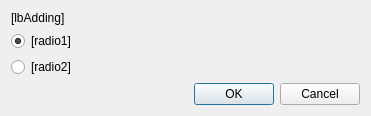
<?xml version="1.0" encoding="UTF-8"?>
<ui version="4.0">
 <class>FmDisambigPair</class>
 <widget class="QDialog" name="FmDisambigPair">
  <property name="geometry">
   <rect>
    <x>0</x>
    <y>0</y>
    <width>371</width>
    <height>109</height>
   </rect>
  </property>
  <property name="windowTitle">
   <string>[FmDisambigPair]</string>
  </property>
  <layout class="QVBoxLayout" name="verticalLayout">
   <item>
    <widget class="QLabel" name="lbAdding">
     <property name="text">
      <string>[lbAdding]</string>
     </property>
    </widget>
   </item>
   <item>
    <widget class="QRadioButton" name="radio1">
     <property name="text">
      <string>[radio1]</string>
     </property>
     <property name="checked">
      <bool>true</bool>
     </property>
    </widget>
   </item>
   <item>
    <widget class="QRadioButton" name="radio2">
     <property name="text">
      <string>[radio2]</string>
     </property>
    </widget>
   </item>
   <item>
    <widget class="QDialogButtonBox" name="buttonBox">
     <property name="standardButtons">
      <set>QDialogButtonBox::Cancel|QDialogButtonBox::Ok</set>
     </property>
    </widget>
   </item>
  </layout>
 </widget>
 <resources/>
 <connections>
  <connection>
   <sender>buttonBox</sender>
   <signal>accepted()</signal>
   <receiver>FmDisambigPair</receiver>
   <slot>accept()</slot>
   <hints>
    <hint type="sourcelabel">
     <x>242</x>
     <y>90</y>
    </hint>
    <hint type="destinationlabel">
     <x>244</x>
     <y>136</y>
    </hint>
   </hints>
  </connection>
  <connection>
   <sender>buttonBox</sender>
   <signal>rejected()</signal>
   <receiver>FmDisambigPair</receiver>
   <slot>reject()</slot>
   <hints>
    <hint type="sourcelabel">
     <x>311</x>
     <y>86</y>
    </hint>
    <hint type="destinationlabel">
     <x>313</x>
     <y>134</y>
    </hint>
   </hints>
  </connection>
 </connections>
</ui>
